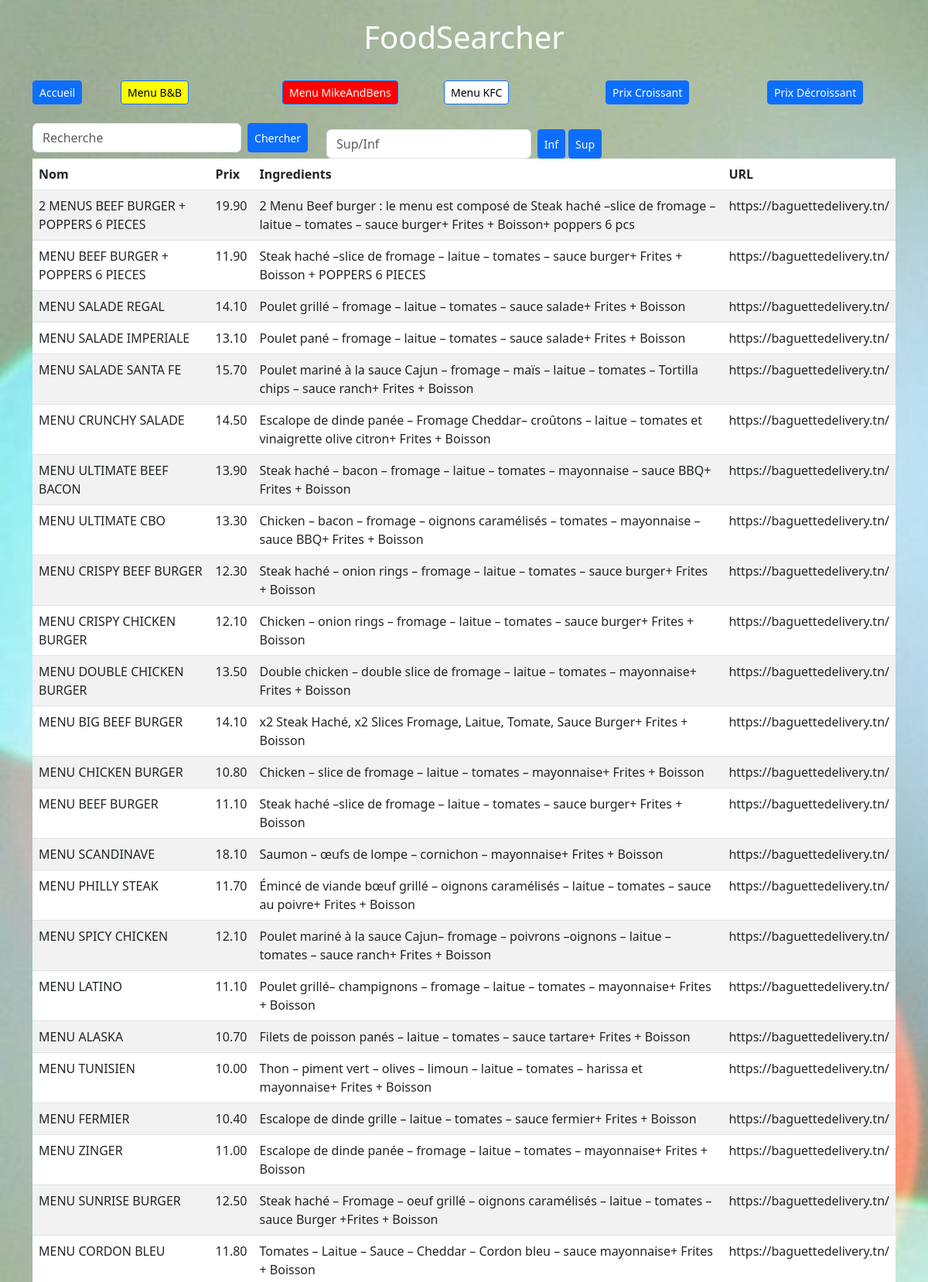
The page / (upper part) on the database its author committed.
### food/models.py (models this page shows)
class Food(models.Model):
    name = models.CharField(max_length=255, blank=True, null=True)
    price = models.DecimalField(max_digits=8, decimal_places=2, null=True, blank=True)
    ingredients = models.CharField(max_length=255, blank=True, null=True)
    url = models.CharField(max_length=255, blank=True, null=True)
    description = models.CharField(max_length=255, blank=True, null=True)
    page = models.CharField(max_length=50, blank=True, null=True)

### food/views.py (the view)
# urls.py: path('', views.index, name='index'),
def index(request):
    foods = Food.objects.all()
    return render(request, 'index.html', {'foods': foods})

### templates/index.html (shortened to what this page needs)
<!DOCTYPE html>
<html lang="en">
<head>
    <link href="https://cdn.jsdelivr.net/npm/bootstrap@5.3.0-alpha3/dist/css/bootstrap.min.css" rel="stylesheet" />
</head>
<body>
    <div class="container mt-4">
        <div class="row mb-4">
            <div class="col-md-12 text-center">
                <h1>FoodSearcher</h1>
            </div>
        </div>
        <div class="row mb-4 justify-content-between">
            <div class="col-md-1">
                <a href="/" class="btn btn-primary btn-sm">Accueil</a>
            </div>
            <div class="col-md-2">
                <a href="/scrap_baguette" class="btn btn-primary btn-sm btn-spacing btn-yellow">Menu B&amp;B</a>
            </div>
            <div class="col-md-2">
                <a href="/scrap_MikeAndBens" class="btn btn-primary btn-sm btn-spacing btn-red">Menu MikeAndBens</a>
            </div>
            <div class="col-md-2">
                <a href="/scrap_kfc" class="btn btn-primary btn-sm btn-spacing btn-white">Menu KFC</a>
            </div>
            <div class="col-md-2">
                <a href="/sortbyprice" class="btn btn-primary btn-sm btn-spacing">Prix Croissant</a>
            </div>
            <div class="col-md-2">
                <a href="/sortby_price" class="btn btn-primary btn-sm btn-spacing">Prix Décroissant</a>
            </div>
        </div>
        <div class="row">
            <div class="col-md-4">
                <form action="/search" method="post" id="search_form" class="d-flex">
                    <input required type="text" name="query" class="form-control me-2" placeholder="Recherche" />
                    <button type="submit" class="btn btn-primary btn-sm">Chercher</button>
                </form>
            </div>
            <div class="col-md-4 mt-2">
                <form action="/sup_inf" method="post" id="search_form" class="d-flex">
                    <input required type="text" name="query" class="form-control me-2" placeholder="Sup/Inf" />
                    <button type="submit" name="inf" class="btn btn-primary btn-sm me-1">Inf</button>
                    <button type="submit" name="sup" class="btn btn-primary btn-sm">Sup</button>
                </form>
            </div>
        </div>
        <div class="row">
            <div class="col-md-12">
                <table class="table table-striped">
                    <thead class="thead-inverse">
                        <tr>
                            <th>Nom</th>
                            <th>Prix</th>
                            <th>Ingredients</th>
                            <th>URL</th>
                        </tr>
                    </thead>
                    <tbody class="table-striped">
                        {% for food in foods %}
                        <tr>
                            <td>{{ food.name }}</td>
                            <td>{{ food.price }}</td>
                            <td>{{ food.ingredients }}</td>
                            <td>{{ food.url }}</td>
                        </tr>
                        {% endfor %}
                    </tbody>
                </table>
            </div>
        </div>
    </div>
</body>
</html>

### templates/index.html (style rules this page uses)
body { background-image: url("static/image.png"); background-repeat: no-repeat; background-attachment: fixed; background-size: cover; color: white; }
.btn-yellow { background-color: yellow; color: black; }
.btn-red { background-color: red; color: white; }
.btn-white { background-color: white; color: black; }
.btn-spacing { margin-right: 10px; }

### rows shown on the page
Food: name "2 MENUS BEEF BURGER + POPPERS 6 PIECES", price "19.90", ingredients "2 Menu Beef burger : le menu est composé de Steak haché –slice de fromage – laitue – tomates – sauce burger+ Frites + Boisson+ poppers 6 pcs", url "https://baguettedelivery.tn/"
Food: name "MENU BEEF BURGER + POPPERS 6 PIECES", price "11.90", ingredients "Steak haché –slice de fromage – laitue – tomates – sauce burger+ Frites + Boisson + POPPERS 6 PIECES", url "https://baguettedelivery.tn/"
Food: name "MENU SALADE REGAL", price "14.10", ingredients "Poulet grillé – fromage – laitue – tomates – sauce salade+ Frites + Boisson", url "https://baguettedelivery.tn/"
Food: name "MENU SALADE IMPERIALE", price "13.10", ingredients "Poulet pané – fromage – laitue – tomates – sauce salade+ Frites + Boisson", url "https://baguettedelivery.tn/"
Food: name "MENU SALADE SANTA FE", price "15.70", ingredients "Poulet mariné à la sauce Cajun – fromage – maïs – laitue – tomates – Tortilla chips – sauce ranch+ Frites + Boisson", url "https://baguettedelivery.tn/"
Food: name "MENU CRUNCHY SALADE", price "14.50", ingredients "Escalope de dinde panée – Fromage Cheddar– croûtons – laitue – tomates et vinaigrette olive citron+ Frites + Boisson", url "https://baguettedelivery.tn/"
Food: name "MENU ULTIMATE BEEF BACON", price "13.90", ingredients "Steak haché – bacon – fromage – laitue – tomates – mayonnaise – sauce BBQ+ Frites + Boisson", url "https://baguettedelivery.tn/"
Food: name "MENU ULTIMATE CBO", price "13.30", ingredients "Chicken – bacon – fromage – oignons caramélisés – tomates – mayonnaise – sauce BBQ+ Frites + Boisson", url "https://baguettedelivery.tn/"
Food: name "MENU CRISPY BEEF BURGER", price "12.30", ingredients "Steak haché – onion rings – fromage – laitue – tomates – sauce burger+ Frites + Boisson", url "https://baguettedelivery.tn/"
Food: name "MENU CRISPY CHICKEN BURGER", price "12.10", ingredients "Chicken – onion rings – fromage – laitue – tomates – sauce burger+ Frites + Boisson", url "https://baguettedelivery.tn/"
Food: name "MENU DOUBLE CHICKEN BURGER", price "13.50", ingredients "Double chicken – double slice de fromage – laitue – tomates – mayonnaise+ Frites + Boisson", url "https://baguettedelivery.tn/"
Food: name "MENU BIG BEEF BURGER", price "14.10", ingredients "x2 Steak Haché, x2 Slices Fromage, Laitue, Tomate, Sauce Burger+ Frites + Boisson", url "https://baguettedelivery.tn/"
Food: name "MENU CHICKEN BURGER", price "10.80", ingredients "Chicken – slice de fromage – laitue – tomates – mayonnaise+ Frites + Boisson", url "https://baguettedelivery.tn/"
Food: name "MENU BEEF BURGER", price "11.10", ingredients "Steak haché –slice de fromage – laitue – tomates – sauce burger+ Frites + Boisson", url "https://baguettedelivery.tn/"
Food: name "MENU SCANDINAVE", price "18.10", ingredients "Saumon – œufs de lompe – cornichon – mayonnaise+ Frites + Boisson", url "https://baguettedelivery.tn/"
Food: name "MENU PHILLY STEAK", price "11.70", ingredients "Émincé de viande bœuf grillé – oignons caramélisés – laitue – tomates – sauce au poivre+ Frites + Boisson", url "https://baguettedelivery.tn/"
Food: name "MENU SPICY CHICKEN", price "12.10", ingredients "Poulet mariné à la sauce Cajun– fromage – poivrons –oignons – laitue – tomates – sauce ranch+ Frites + Boisson", url "https://baguettedelivery.tn/"
Food: name "MENU LATINO", price "11.10", ingredients "Poulet grillé– champignons – fromage – laitue – tomates – mayonnaise+ Frites + Boisson", url "https://baguettedelivery.tn/"
Food: name "MENU ALASKA", price "10.70", ingredients "Filets de poisson panés – laitue – tomates – sauce tartare+ Frites + Boisson", url "https://baguettedelivery.tn/"
Food: name "MENU TUNISIEN", price "10.00", ingredients "Thon – piment vert – olives – limoun – laitue – tomates – harissa et mayonnaise+ Frites + Boisson", url "https://baguettedelivery.tn/"
Food: name "MENU FERMIER", price "10.40", ingredients "Escalope de dinde grille – laitue – tomates – sauce fermier+ Frites + Boisson", url "https://baguettedelivery.tn/"
Food: name "MENU ZINGER", price "11.00", ingredients "Escalope de dinde panée – fromage – laitue – tomates – mayonnaise+ Frites + Boisson", url "https://baguettedelivery.tn/"
Food: name "MENU SUNRISE BURGER", price "12.50", ingredients "Steak haché – Fromage – oeuf grillé – oignons caramélisés – laitue – tomates – sauce Burger +Frites + Boisson", url "https://baguettedelivery.tn/"
Food: name "MENU CORDON BLEU", price "11.80", ingredients "Tomates – Laitue – Sauce – Cheddar – Cordon bleu – sauce mayonnaise+ Frites + Boisson", url "https://baguettedelivery.tn/"
